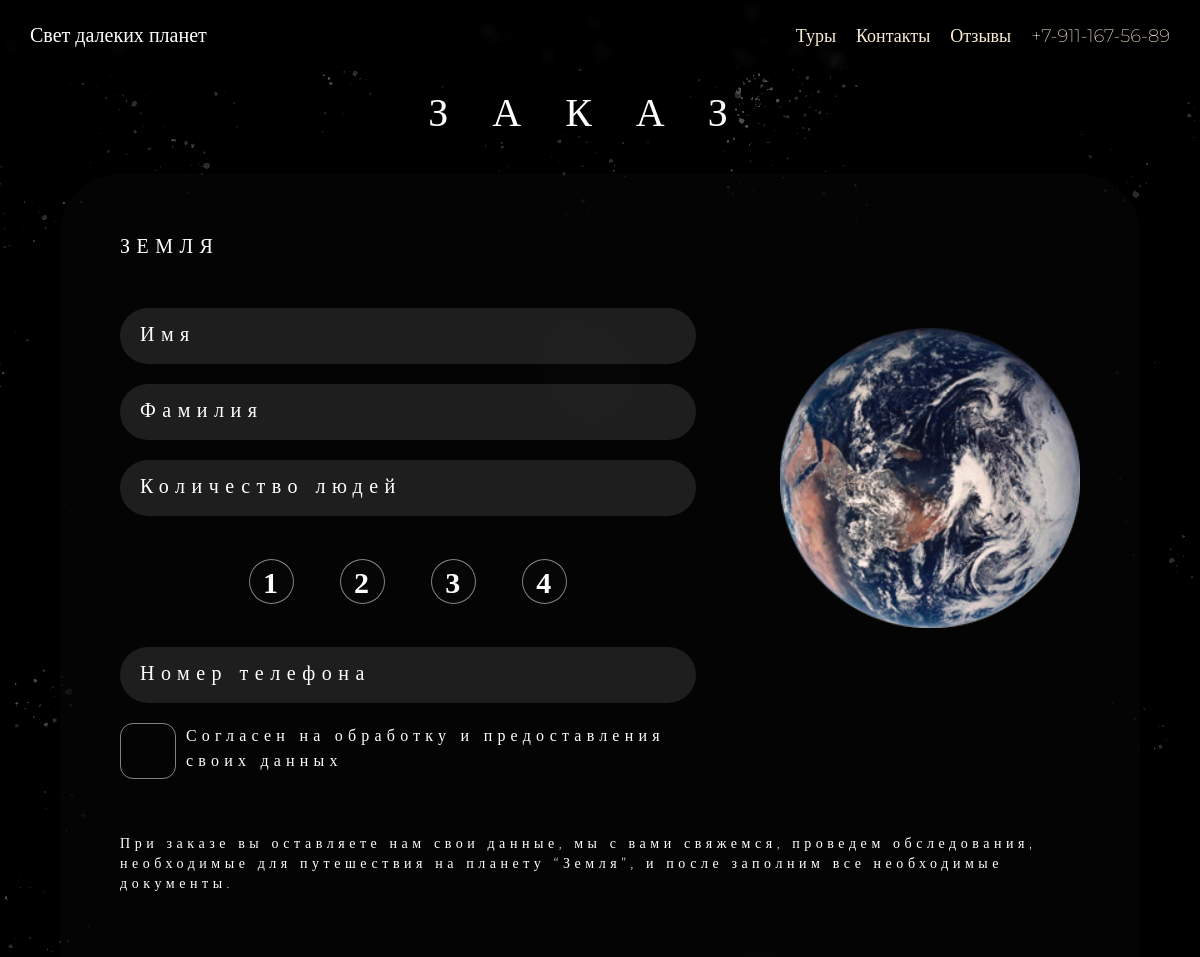
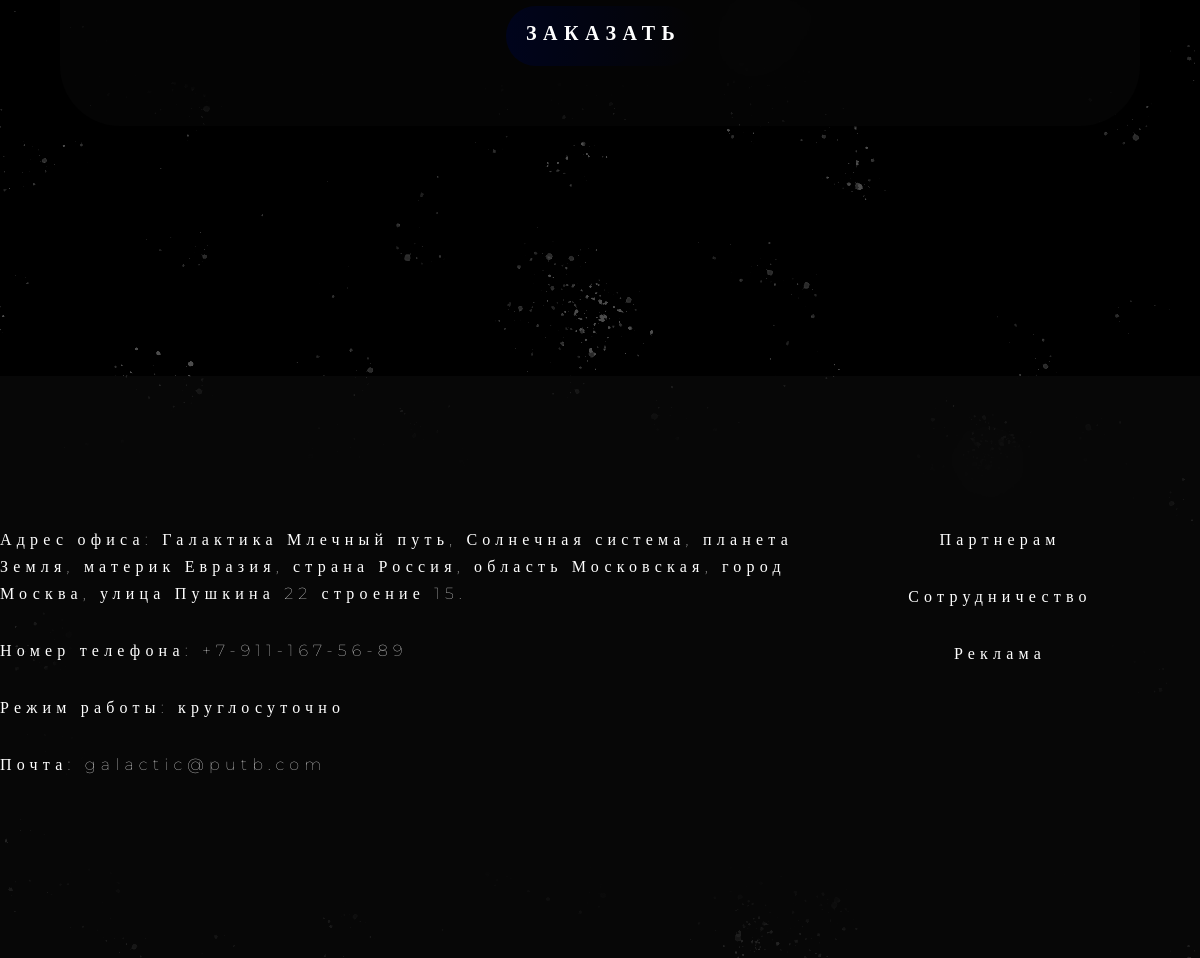
The page /registrationcopy.php?id=1 on the database its author committed (2 pictures, top to bottom).
### tables this page shows
CREATE TABLE `planet` (
  `id` int(10) NOT NULL,
  `name` varchar(10) DEFAULT NULL,
  `shot_discription` text,
  `long_discription_1` text NOT NULL,
  `long_discription_2` text NOT NULL,
  `long_discription_3` text NOT NULL,
  `long_discription_4` text NOT NULL,
  `planet_image` varchar(10) NOT NULL
);

### registrationcopy.php (the view, shortened to what this page needs)
<?php
require_once 'php/db.php';
$planet_id = $_GET['id'];
$planet = mysqli_query($connection, "SELECT * FROM `planet` WHERE `id` = '$planet_id'");
$planet = mysqli_fetch_assoc($planet);
?>
<!DOCTYPE html>
<html lang="ru">
<head>
    <link rel="stylesheet" href="scss/header-footer.css">
    <link rel="stylesheet" href="scss/registrationcopy.css">
</head>
<body>
    <div class="content">
        <div class="wrapper">
            <?php require_once "php/blocks/header.php" ?>
            <div class="main-content">
                <div class="heading">
                    <div class="container">
                        <div class="text">
                            Заказ
                        </div>
                    </div>
                </div>
                <div class="planet-cart">
                    <div class="container">
                        <div class="under-text">
                            <?= $planet['name'] ?>
                        </div>
                        <div class="planeta">
                            <img src="/img/planets_image/<?= $planet['planet_image'] ?>.png" alt="">
                        </div>
                        <form action="">
                            <div class="input">
                                <input type="text" placeholder="Имя">
                                <input type="text" placeholder="Фамилия">
                                <input type="text" placeholder="Количество людей">
                                <div class="radio">
                                        <div class="button">1</div>
                                        <div class="button">2</div>
                                        <div class="button">3</div>
                                        <div class="button">4</div>
                                </div>
                                <input type="text" placeholder="Номер телефона">
                            </div>
                            <label class="checkbox">
                                <span class="style-login01"></span>
                                <span class="text-login01">Согласен на
                                    обработку и предоставления своих данных</span>
                            </label>
                            <div class="bottom_text">
                                <p>При заказе вы оставляете нам свои данные, мы с вами свяжемся, проведем обследования,
                                    необходимые для путешествия на планету “<?=$planet['name']?>”, и после заполним все необходимые
                                    документы.
                                </p>
                            </div>
                            <div class="button-for-cart-planet">
                                <div class="text-for-button">
                                    Заказать
                                </div>
                            </div>
                        </form>
                    </div>
                </div>
            </div>
        </div>
        <?php require_once "php/blocks/footer.php" ?>
    </div>
</body>
</html>

### scss/header-footer.css (style rules this page uses)
* { margin: 0; padding: 0; }
.content { width: 100%; }
.container { max-width: 1200px; margin: 0 auto; }
html, body { height: 100%; line-height: 1; font-size: 16px; }

### rows shown on the page
planet: name "ЗЕМЛЯ", planet_image (picture), name "Земля"
